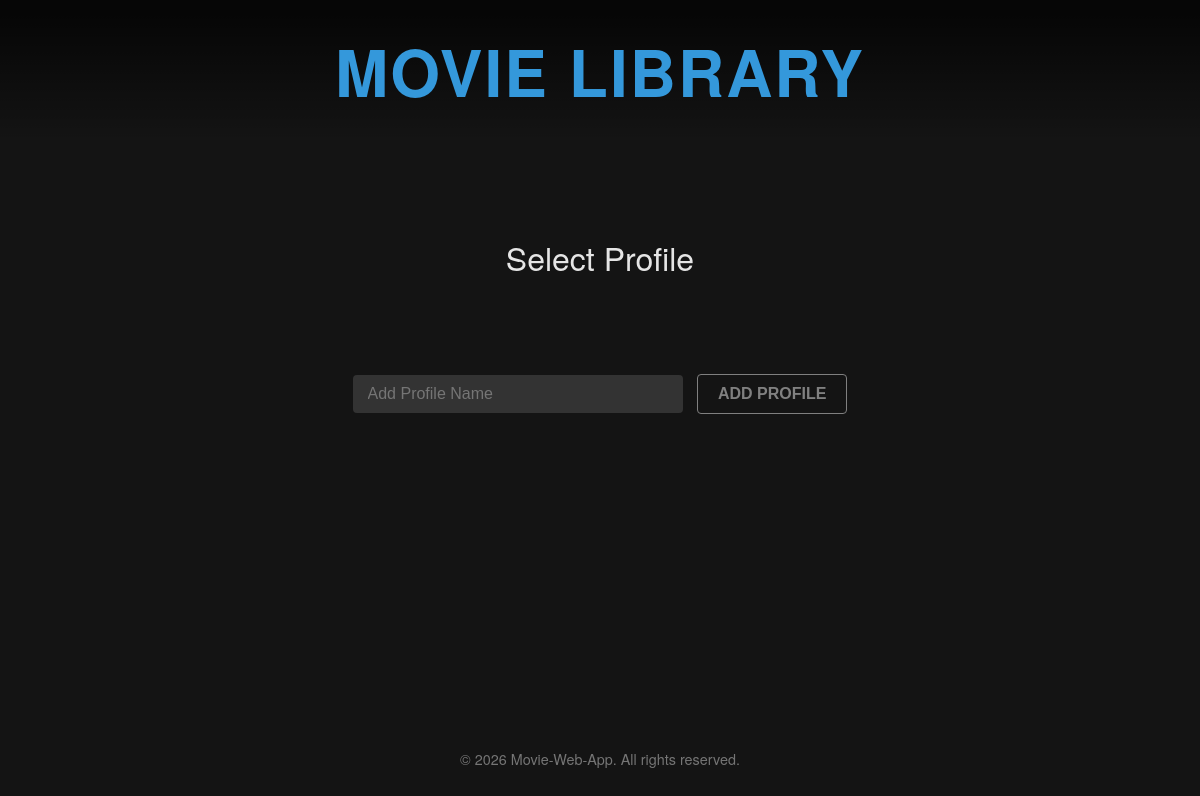
/, run on an earlier commit of the app's database.
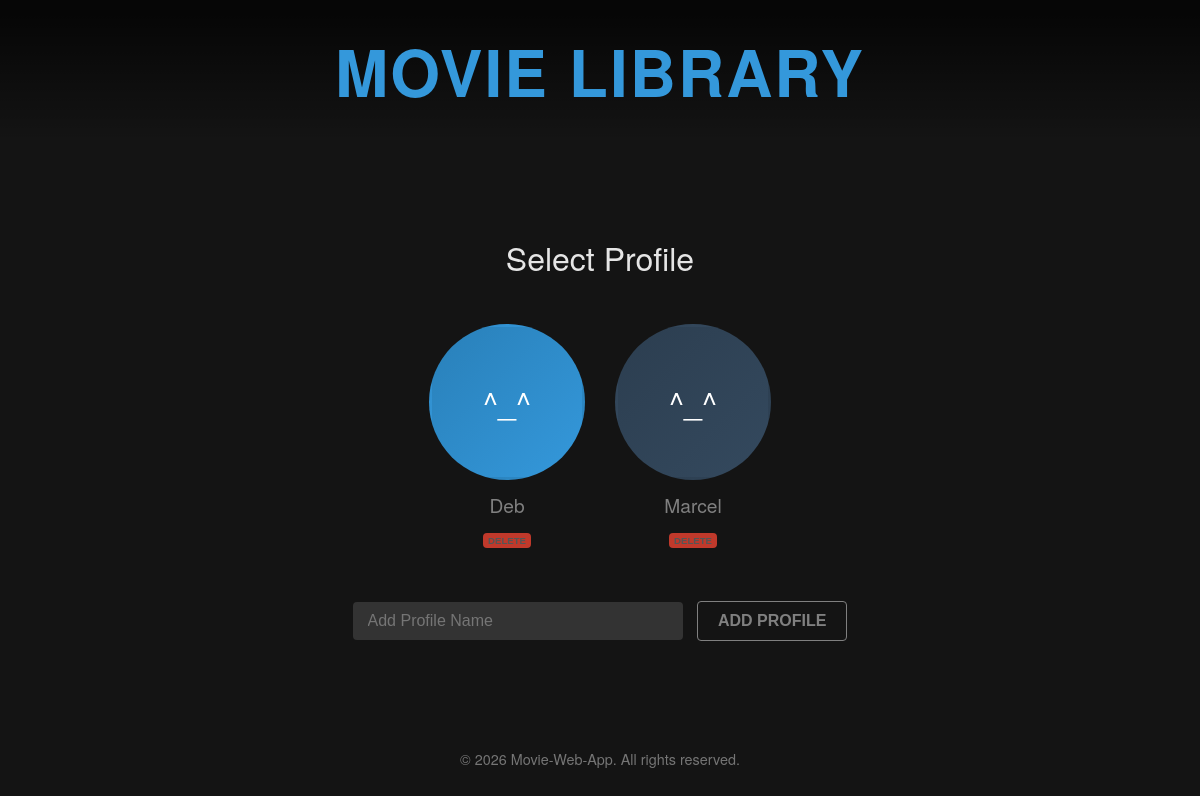
And on a later commit of the database.
### models.py (models this page shows)
class User(db.Model):
    id = db.Column(db.Integer, primary_key=True)
    name = db.Column(db.String(100), nullable=False)

### app.py (the view)
@app.route('/')
def home():
    users = data_manager.get_users()
    return render_template('index.html', users=users)

### data_manager.py (called while the page is built)
    def get_users(self):
        return User.query.all()

### templates/index.html
{% extends "base.html" %}
{% block content %}
<div class="profile-selection">
    <h2>Select Profile</h2>
    <ul class="user-list">
        {% for user in users %}
        <li class="user-entry">
            <a href="{{ url_for('user_movies', user_id=user.id) }}">
                <div class="profile-icon">
                    <span style="color: white; font-size: 2rem;">^_^</span>
                </div>
                <span class="profile-name">{{ user.name }}</span>
            </a>
            <form action="{{ url_for('delete_user', user_id=user.id) }}" method="post" style="margin-top: 5px;"
                onsubmit="return confirm('Are you sure you want to delete this profile?');">
                <button type="submit" class="btn-danger"
                    style="font-size: 0.6rem; padding: 2px 5px; border: none; color: #555;">DELETE</button>
            </form>
        </li>
        {% endfor %}
    </ul>
    <div class="add-user-container">
        <form action="{{ url_for('add_user') }}" method="post">
            <input type="text" name="name" placeholder="Add Profile Name" required>
            <button type="submit" class="btn" style="background: transparent; border: 1px solid grey; color: grey;">ADD
                PROFILE</button>
        </form>
    </div>
</div>
{% endblock %}

### templates/base.html (shortened to what this page needs)
<!DOCTYPE html>
<html lang="en">
<head>
    <link rel="stylesheet" href="{{ url_for('static', filename='style.css') }}">
</head>
<body>
    <header class="main-header">
        <a href="{{ url_for('home') }}">
            <h1>Movie Library</h1>
        </a>
    </header>
    <main class="container">
        {% block content %}{% endblock %}
    </main>
    <footer>
        <p>&copy; 2026 Movie-Web-App. All rights reserved.</p>
    </footer>
</body>
</html>

### static/style.css (style rules this page uses)
* { margin: 0; padding: 0; box-sizing: border_box; }
body { font-family: 'Helvetica Neue', Helvetica, Arial, sans-serif; background-color: #141414; color: #e5e5e5; line-height: 1.6; display: flex; flex-direction: column; min-height: 100vh; }
a { text-decoration: none; color: inherit; transition: color 0.3s; }
h1, h2, h3 { margin-bottom: 20px; font-weight: bold; }
header { background: linear-gradient(to bottom, rgba(0, 0, 0, 0.7) 10%, rgba(0, 0, 0, 0)); padding: 20px 4%; display: flex; justify-content: center; align-items: center; position: sticky; top: 0; z-index: 1000; }
header h1 { color: #3498db; font-size: 4rem; margin: 0; text-transform: uppercase; letter-spacing: 2px; }
.container { padding: 40px 4%; flex: 1; }
footer { text-align: center; padding: 30px; color: #757575; font-size: 0.9rem; margin-top: auto; }
button, .btn { background-color: #2980b9; color: white; border: none; padding: 10px 20px; border-radius: 4px; cursor: pointer; font-size: 1rem; font-weight: bold; transition: background 0.3s; display: inline-block; }
.btn-danger { background-color: transparent; border: 1px solid #757575; color: #757575; padding: 5px 10px; font-size: 0.8rem; margin-left: 10px; }
input[type="text"] { background-color: #333; border: none; border-radius: 4px; color: white; padding: 10px 15px; font-size: 1rem; width: 300px; margin-right: 10px; }
.profile-selection { text-align: center; margin-top: 50px; }
.profile-selection h2 { font-size: 2rem; font-weight: 400; margin-bottom: 40px; }
.user-list { list-style: none; display: flex; justify-content: center; flex-wrap: wrap; gap: 30px; margin-bottom: 50px; }
.user-entry { text-align: center; position: relative; }
.profile-icon { width: 150px; height: 150px; background-color: #333; border-radius: 50%; margin-bottom: 10px; overflow: hidden; position: relative; border: 3px solid transparent; transition: border-color 0.2s; display: flex; align-items: center; justify-content: center; }
.user-entry:nth-child(1) .profile-icon { background: #2980b9; }
.user-entry:nth-child(2) .profile-icon { background: #8e44ad; }
.user-entry:nth-child(odd) .profile-icon { background: linear-gradient(135deg, #2980b9 0%, #3498db 100%); }
.user-entry:nth-child(even) .profile-icon { background: linear-gradient(135deg, #2c3e50 0%, #34495e 100%); }
.profile-name { color: #808080; font-size: 1.2rem; transition: color 0.3s; text-decoration: none; display: block; }
.add-user-container { text-align: center; margin-top: 50px; }
.btn-danger { background-color: #c0392b; color: white; border: none; padding: 5px 10px; font-size: 0.7rem; margin-left: 0; }

What changed in the data, as far as the page shows it:
added User: name "Deb"
added User: name "Marcel"
